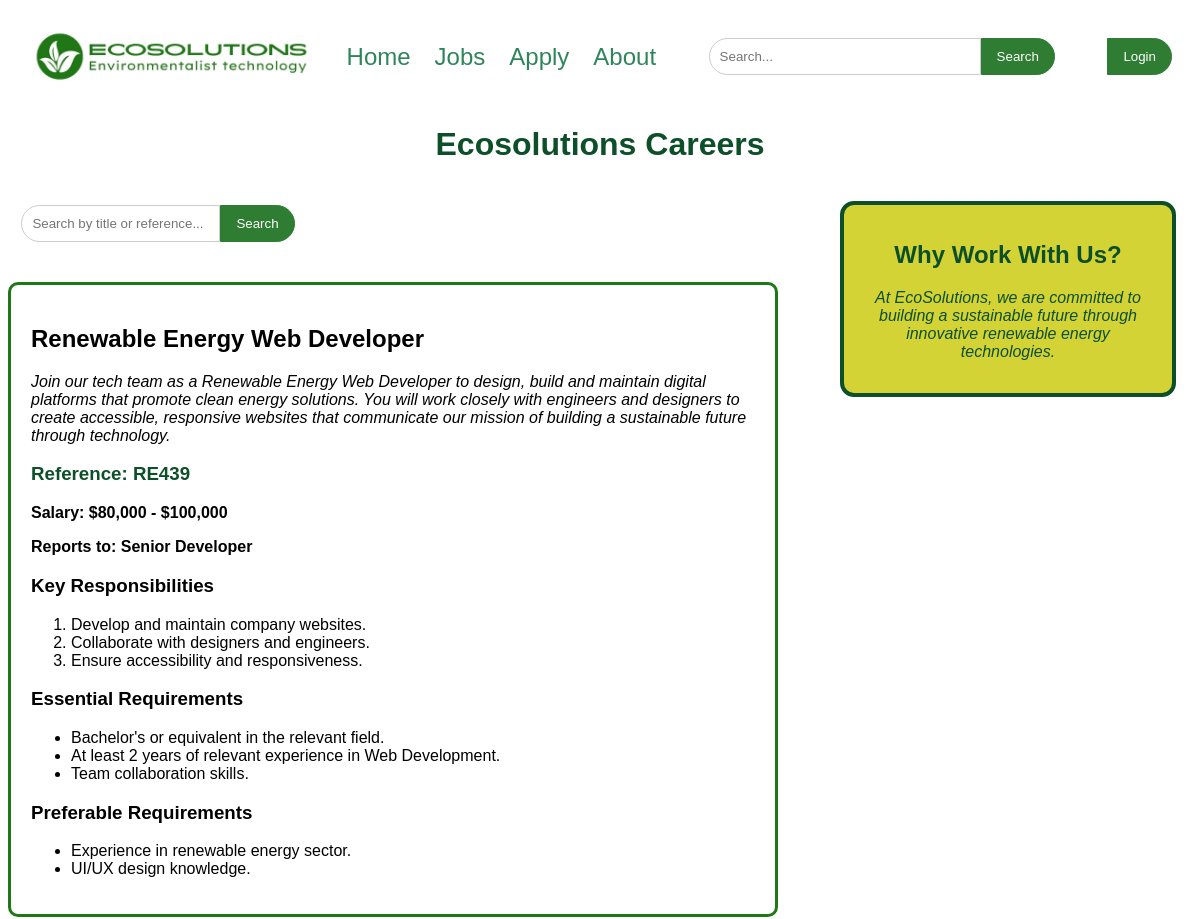
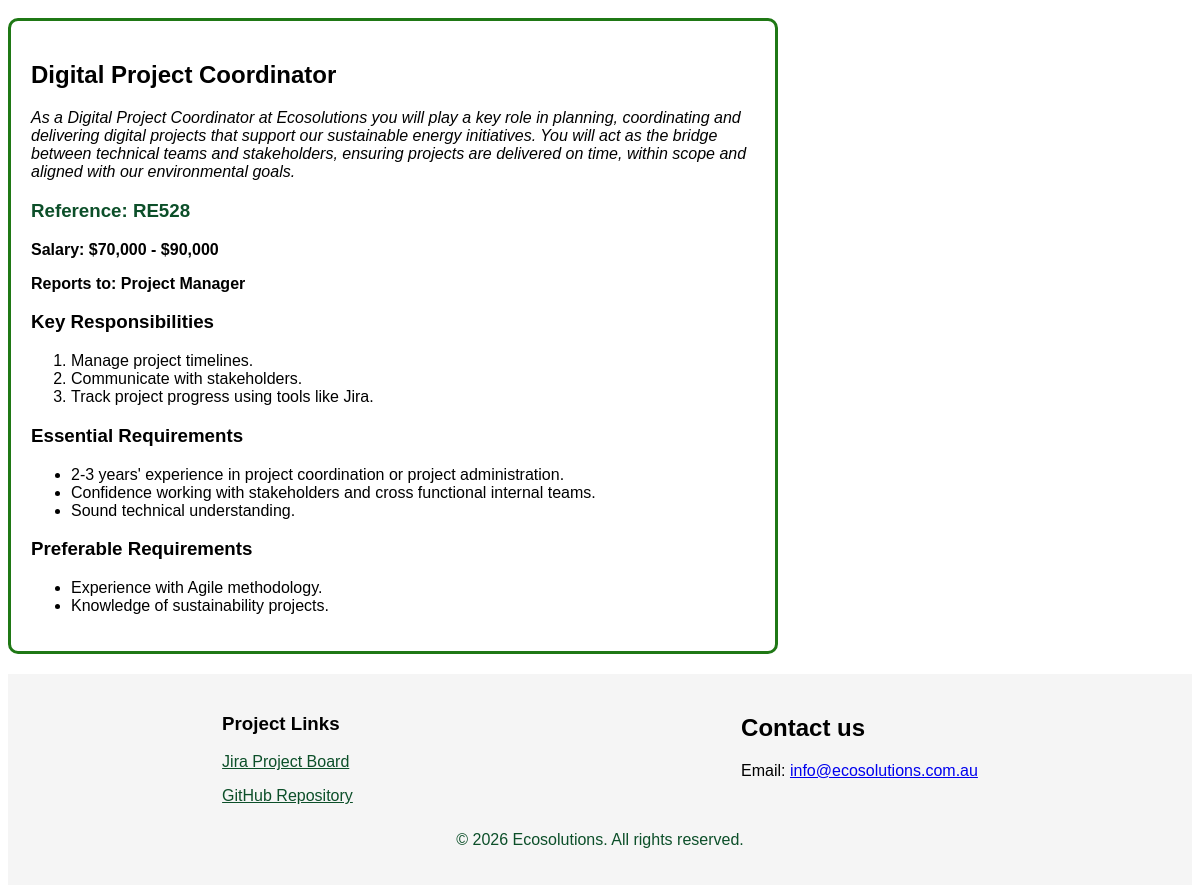
/jobs.php, run on the app's committed database (2 pictures, top to bottom).
### tables this page shows
CREATE TABLE `jobs` (
  `id` int(11) NOT NULL,
  `job_ref` varchar(10) NOT NULL,
  `job_title` varchar(100) NOT NULL,
  `job_des` text NOT NULL,
  `salary` varchar(50) NOT NULL,
  `reports_to` varchar(100) NOT NULL,
  `resp` text NOT NULL,
  `ess_req` text NOT NULL,
  `pref_req` text NOT NULL
);

### jobs.php (the view, shortened to what this page needs)
<!DOCTYPE html>
<html lang="en">
    <head>
        <link rel="stylesheet" href="styles.css">
    </head>
    <body>
    <?php include 'header.inc'; ?>
    <main>
        <h1>Ecosolutions Careers</h1>
            <aside>
                <h2>Why Work With Us?</h2>
                <p><em>
                    At EcoSolutions, we are committed to building a sustainable future
                    through innovative renewable energy technologies.
                </em></p>
            </aside>
            <form action="jobs.php" method="get">
                <div class="search-bar">
                    <input type="text" name="search"
                        placeholder="Search by title or reference..."
                        value="<?php echo isset($_GET['search'])?htmlspecialchars($_GET['search']) : ''; ?>">
                    <button type="submit">Search</button>
                </div>
            </form>
           <?php
            require_once('settings.php');
            if (isset($_GET['search'])) {
                $search = $conn->real_escape_string($_GET['search']);
                $query = "SELECT * FROM jobs WHERE job_title LIKE '%$search%' OR job_ref LIKE '%$search%'";
            } else {
                $query = "SELECT * FROM jobs";
            }
            $result = $conn->query($query);
            while ($row = $result->fetch_assoc()) {
            ?>
            <section class="Job1">
                <h2><?php echo $row['job_title']; ?></h2>
                <p><em><?php echo $row['job_des']; ?></em></p>
                <h3 style="color:#0C4F29;">Reference: <?php echo $row['job_ref']; ?></h3>
                <p><strong>Salary: <?php echo $row['salary']; ?></strong></p>
                <p><strong>Reports to: <?php echo $row['reports_to']; ?></strong></p>
                <h3>Key Responsibilities</h3>
                <ol>
                    <?php
                    $resp_items = explode("\n", $row['resp']);
                    foreach ($resp_items as $item) {
                        echo "<li>" . trim($item) . "</li>";
                    }
                    ?>
                </ol>
                <h3>Essential Requirements</h3>
                <ul>
                    <?php
                    $ess_items = explode("\n", $row['ess_req']);
                    foreach ($ess_items as $item) {
                        echo "<li>" . trim($item) . "</li>";
                    }
                    ?>
                </ul>
                <h3>Preferable Requirements</h3>
                <ul>
                    <?php
                    $pref_items = explode("\n", $row['pref_req']);
                    foreach ($pref_items as $item) {
                        echo "<li>" . trim($item) . "</li>";
                    }
                    ?>
                </ul>
            </section>
        <?php
        }
        ?>
    </main>
    <?php include 'footer.inc'; ?>
    </body>
</html>

### styles.css (style rules this page uses)
h1, h2, h3, h4, h5, h6 { font-family: trebuchet, sans-serif; }
input, label, p, fieldset { font-family: verdana, sans-serif; }
form { display: flex; flex-direction: column; text-align: left; gap: 10px; width: 300px; }
.search-bar { display: flex; justify-content: center; margin: 20px; }
.search-bar input { padding: 10px; width: 250px; border: 1px solid #ccc; border-radius: 20px 0 0 20px; outline: none; }
.search-bar button { padding: 10px 15px; border: 1px solid #2e7d32; background-color: #2e7d32; color: white; border-radius: 0 20px 20px 0; cursor: pointer; }
ol, ul, li { font-family: verdana, sans-serif; }
aside { border: 4px solid #0C4F29; border-radius: 14px; background-color: #D3D335; width: 25%; margin: 1em; padding: 1em; float: right; text-align: center; color: #0C4F29; }
.Job1, .Job2 { width: 65%; margin: 20px 0; padding: 20px; background-color: white; border: 3px solid #1F7815; border-radius: 10px; box-sizing: border-box; }

### jobs.php (style rules this page uses)
main h1 { text-align: center; color: #0C4F29; }

### data on the page
jobs: job_title "Renewable Energy Web Developer", job_des "Join our tech team as a Renewable Energy Web Developer to design, build and maintain digital platforms that promote clean energy solutions. You will work closely with engineers and designers to create accessible, responsive websites that communicate our mission of building a sustainable future through technology.", job_ref "RE439", salary "$80,000 - $100,000", reports_to "Senior Developer", resp "Develop and maintain company websites.", resp "Collaborate with designers and engineers.", resp "Ensure accessibility and responsiveness.", ess_req "Bachelor's or equivalent in the relevant field.", ess_req "At least 2 years of relevant experience in Web Development.", ess_req "Team collaboration skills.", pref_req "Experience in renewable energy sector.", pref_req "UI/UX design knowledge."
jobs: job_title "Digital Project Coordinator", job_des "As a Digital Project Coordinator at Ecosolutions you will play a key role in planning, coordinating and delivering digital projects that support our sustainable energy initiatives. You will act as the bridge between technical teams and stakeholders, ensuring projects are delivered on time, within scope and aligned with our environmental goals.", job_ref "RE528", salary "$70,000 - $90,000", reports_to "Project Manager", resp "Manage project timelines.", resp "Communicate with stakeholders.", resp "Track project progress using tools like Jira.", ess_req "2-3 years' experience in project coordination or project administration.", ess_req "Confidence working with stakeholders and cross functional internal teams.", ess_req "Sound technical understanding.", pref_req "Experience with Agile methodology.", pref_req "Knowledge of sustainability projects."
